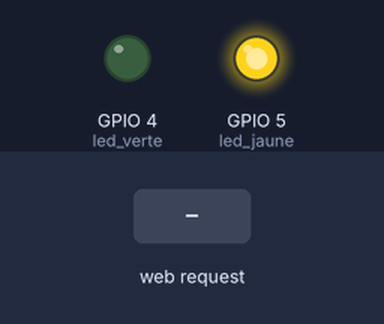
Simulated run of this sketch. Board: ESP8266 (NodeMCU). Shown: output pins drawn as LEDs (lit = HIGH). Inputs (shaded band) come from the test bench. WiFi joins after 1.5 s; servers stay silent unless stated.

Above: at 2.3 s.
2.4 s: HTTP request GET /switchLedOn received
At 2.7 s:
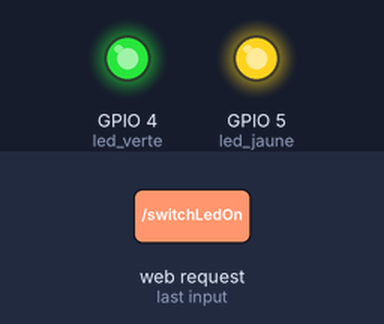
3.9 s: HTTP request GET /switchLedOff received
At 5.0 s:
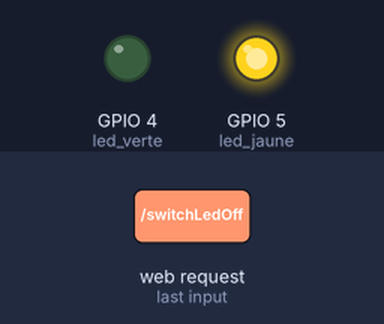
Timing chart, 0 to 6.9 s (numbered marks = the images above; inputs shaded):
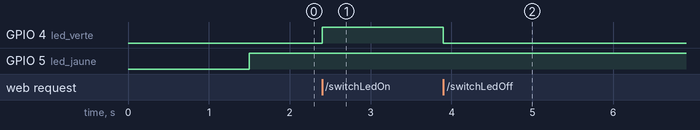

The sketch:

pageWebLed.ino
```cpp
#include "Arduino.h"
#include "ESP8266WiFi.h"
#include "ESP8266WebServer.h"


// Definition des entrees sorties
const int led_jaune = 5;
const int led_verte = 4;

// Page html
const char index_html[] PROGMEM = R"=====(
  <!=doctype html>
  <html>
    <head>
      <title> Commande LED</title>
    </head>
    <body>
      <a href="/switchLedOn">
        <button> Switch ON </button>
      </a>
      <a href="/switchLedOff">
        <button> Switch OFF </button>
      </a>
    </body>
  </html>
)=====";


// creer un objet WebServer
ESP8266WebServer serverWeb(80);

// infos de connexions
const char * SSID = "Redmi1";
const char * PASSWORD = "honeyjj664@";

//Def fonctions serveur Web
void switchLedOn(){
  digitalWrite(led_verte, HIGH);
  handleRoot();
}
void switchLedOff(){
  digitalWrite(led_verte, LOW);
  handleRoot();
}
void handleRoot(){
  serverWeb.send(200,"text/html", index_html);
}
void setup() {
  //Mise en place d4une liaison serie
  Serial.begin(115200L);
  Serial.println("");
  // initialize digital pin LED_BUILTIN as an output.
  pinMode(led_jaune, OUTPUT);
  pinMode(led_verte, OUTPUT);

  //mise en place du serverWeb
  serverWeb.on("/switchLedOn", switchLedOn);
  serverWeb.on("/switchLedOff", switchLedOff);
  serverWeb.on("/index.html", handleRoot);
  serverWeb.on("/",handleRoot);
  serverWeb.begin();
  // mode de connexion
  WiFi.mode(WIFI_STA);
  // start connexion
  WiFi.begin(SSID, PASSWORD);

}

void loop() {
  // put your main code here, to run repeatedly:
  //tester l'etat de la connexion
  // si l'object est connecte au reseau on effectue les taches
  if(WiFi.isConnected()){
    digitalWrite(led_jaune,HIGH);
    serverWeb.handleClient();
  }
  else{
   digitalWrite(led_jaune,LOW);
   }

}
```

Measured:
- after the input at 2.4 s, GPIO 4 (led_verte): LOW → HIGH at once
- after the input at 3.9 s, GPIO 4 (led_verte): HIGH → LOW at once
